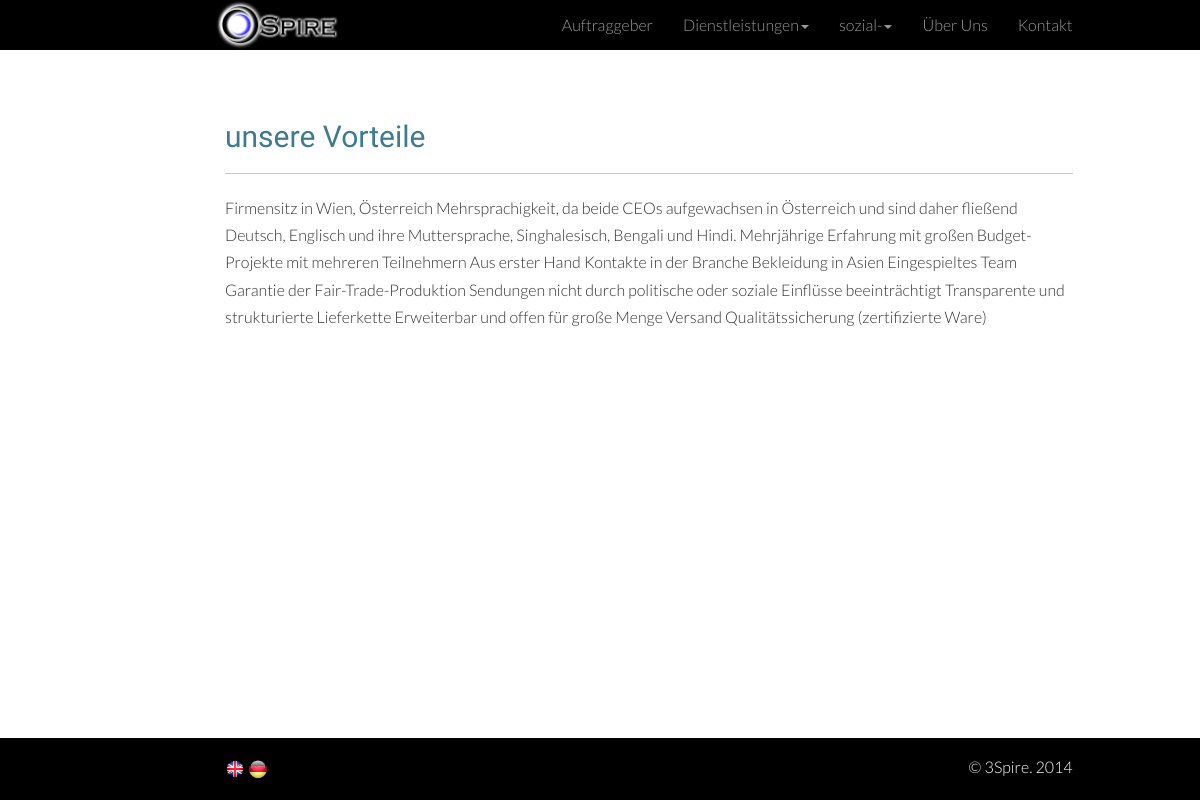
Screenshot of /ger/advantage/ with the database file from the repository.
### ger/models.py (models this page shows, shortened)
class Company(models.Model):
    name = models.CharField(max_length=500)
    logo = models.ImageField(upload_to='company')
    email = models.EmailField(max_length=100)
    address = models.CharField(max_length=500)

class StaticText(models.Model):
    heading = models.CharField(max_length=100)
    text = models.TextField()

### ger/views.py (the view)
def advantage(request):
    static_text = StaticText.objects.all()
    comapny = Company.objects.all()
    services = Service.objects.all()
    social_links = SocialLinks.objects.all()
    context = {'services' : services,
               'social_links': social_links,
               'company':comapny, 'static_text' : static_text}
    return render(request, 'ger_advantage.html', context)

### ger/templates/ger_advantage.html (shortened to what this page needs)
{% extends "ger_base.html" %}
{% load staticfiles %}
{% load staticfiles %}
{% block content%}
{% if static_text %}
    <div class="container padded">
        <div class="row">
            <div class="col-lg-9 col-md-offset-2"><h2>{{static_text.1.heading}}</h2><hr></div>
        </div>
        <div class="row">
            <div class="col-lg-9 col-md-offset-2">
                <p>{{static_text.1.text}}</p>
            </div>
	</div>
    </div>
{% else %}
    Database is empty now
{% endif %}
{% endblock %}

### templates/ger_base.html (shortened to what this page needs)
{% load staticfiles %}
<!DOCTYPE html>
<html>
    <head>
        <link rel="stylesheet" media="screen" type="text/css" href="{% static "css/bootstrap.min.css" %}">
        <link rel="stylesheet" media="screen" type="text/css" href="{% static "css/custom.css" %}">
    </head>
    <body>
        <nav class="navbar-inverse navbar-fixed-top" role="navigation">
            <div class="container">
                <div class="row">
                    <div id="top-bar-fix" class="col-lg-9 col-md-offset-2">
                        <div class="pull-left">
                            <div><a href="{% url 'ger_home' %}"><img src="{{company.0.logo.url}}" class="navbar-image" height="50" alt="3Spire"></a></div>
                        </div>
                            <div class="pull-right">
                                <ul class="nav navbar-nav">
                                    <li><a href="{% url 'ger_clients' %}">Auftraggeber</a></li>
                                    <li class="dropdown">
                                        <a href="#" class="dropdown-toggle" data-toggle="dropdown">Dienstleistungen<b class="caret"></b></a>
                                    </li>
                                    <li class="dropdown">
                                        <a href="#" class="dropdown-toggle" data-toggle="dropdown">sozial-<b class="caret"></b></a>
                                    </li>
				    <li><a href="{% url 'ger_about' %}">Über Uns</a></li>
                                    <li><a href="{% url 'ger_contact' %}">Kontakt</a></li>
                                </ul>
                            </div>
                    </div>
                </div>
            </div>
        </nav>
	{% block content%}
	{% endblock%}
	<div class="ftr">
	    <div class="container">
		<div class="row">
		    <footer class="col-lg-9 col-md-offset-2">
			<div class="pull-left">
			    <p>
				<a href="{% url 'home' %}">
				    <img src="{% static "images/uk.png" %}" name="eng" class="language" heigh="20" width="20" alt="flag">
				</a>
				<a href="{% url 'ger_home' %}">
				    <img src="{% static "images/germany.png" %}" name="eng" class="language" heigh="20" width="20" alt="flag">
				</a>
			    </p>
			</div>
			<div class="pull-right">
			    <p>&copy; 3Spire. 2014</p>
			</div>
		    </footer>
		</div>
	    </div>
	</div>
    </body>
</html>

### static/css/custom.css (style rules this page uses)
html, body { font-family: 'Lato', sans-serif; font-weight: 300; font-size: 16px; line-height: 1.7; background-color: #fff; }
h1, h2, h3, h4 { font-family: 'Abel', sans-serif; color: #3d7b8f; }
b, strong { font-weight: 400; }
* { -webkit-box-sizing: border-box; -moz-box-sizing: border-box; box-sizing: border-box; }
.padded { padding: 100px 15px; }
hr { border-top: 1px solid #c9c9c9; }
.ftr { background-color: #000; padding: 15px 0 10px 0; bottom: 0px; width: 100%; }
.ftr address, .ftr a, .ftr p { color: #fff; }
#top-bar-fix { padding: 0 0 0 5px; }

### rows the page displays
Company: logo (picture)
StaticText: heading "unsere Vorteile", text "Firmensitz in Wien, Österreich Mehrsprachigkeit, da beide CEOs aufgewachsen in Österreich und sind daher fließend Deutsch, Englisch und ihre Muttersprache, Singhalesisch, Bengali und Hindi. Mehrjährige Erfahrung mit großen Budget-Projekte mit mehreren Teilnehmern Aus erster Hand Kontakte in der Branche Bekleidung in Asien Eingespieltes Team Garantie der Fair-Trade-Produktion Sendungen nicht durch politische oder soziale Einflüsse beeinträchtigt Transparente und strukturierte Lieferkette Erweiterbar und offen für große Menge Versand Qualitätssicherung (zertifizierte Ware)"
